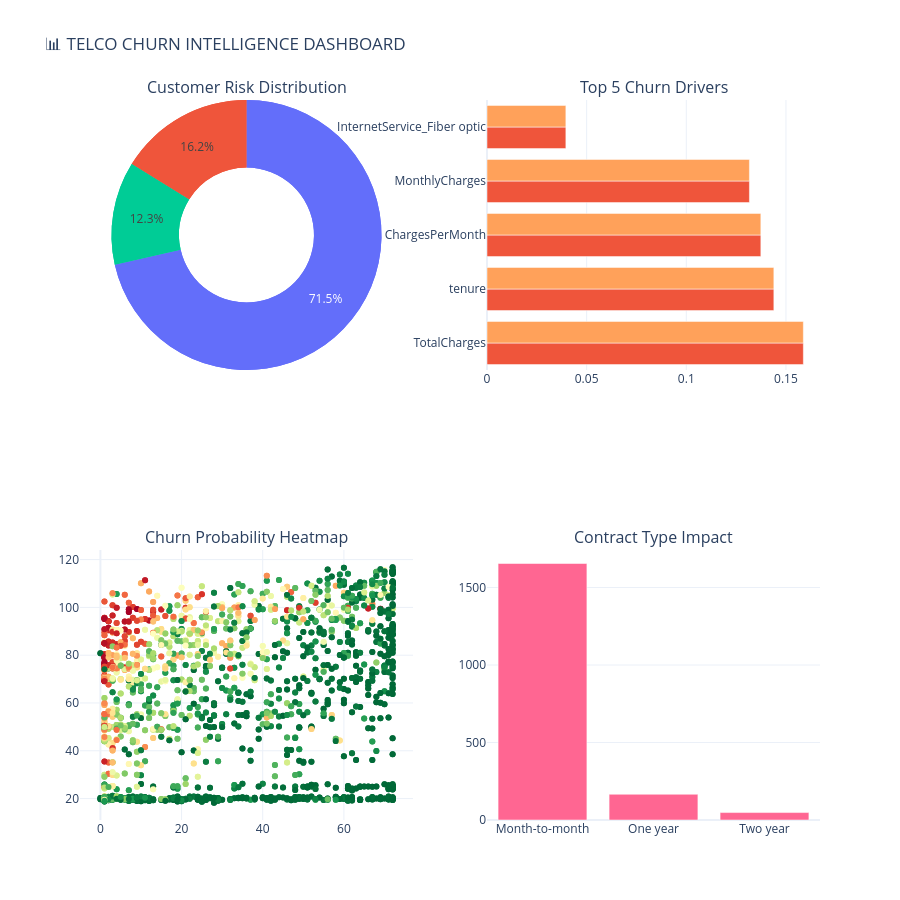

This figure's notebook cell:
### Code cell
fig.update_layout(
    height=900, 
    title_text="📊 TELCO CHURN INTELLIGENCE DASHBOARD",
    showlegend=False,
    template="plotly_white"
)

fig.show()

### Figure 1 — Plotly figure (JSON) as saved in the notebook; plotly's stock layout.template omitted (floating-point values rounded to 4 significant figures; data arrays with more than 128 entries replaced by an {"elided": "..."} marker saying what was removed)
{"data": [{"domain": {"x": [0, 0.45], "y": [0.625, 1]}, "hole": 0.5, "labels": ["🟢 Low Risk", "🟡 Medium Risk", "🔴 High Risk"], "type": "pie", "values": [1007, 228, 174]}, {"orientation": "h", "type": "bar", "x": [0.1587, 0.1439, 0.1374, 0.1317, 0.03957], "xaxis": "x", "y": ["TotalCharges", "tenure", "ChargesPerMonth", "MonthlyCharges", "InternetService_Fiber optic"], "yaxis": "y"}, {"marker": {"color": {"elided": "1409 float values"}, "colorscale": [[0, "rgb(0,104,55)"], [0.1, "rgb(26,152,80)"], [0.2, "rgb(102,189,99)"], [0.3, "rgb(166,217,106)"], [0.4, "rgb(217,239,139)"], [0.5, "rgb(255,255,191)"], [0.6, "rgb(254,224,139)"], [0.7, "rgb(253,174,97)"], [0.8, "rgb(244,109,67)"], [0.9, "rgb(215,48,39)"], [1, "rgb(165,0,38)"]]}, "mode": "markers", "type": "scatter", "x": {"elided": "1409 int values"}, "xaxis": "x2", "y": {"elided": "1409 float values"}, "yaxis": "y2"}, {"domain": {"x": [0, 0.45], "y": [0.625, 1]}, "hole": 0.5, "labels": ["🟢 Low Risk", "🟡 Medium Risk", "🔴 High Risk"], "type": "pie", "values": [1007, 228, 174]}, {"orientation": "h", "type": "bar", "x": [0.1587, 0.1439, 0.1374, 0.1317, 0.03957], "xaxis": "x", "y": ["TotalCharges", "tenure", "ChargesPerMonth", "MonthlyCharges", "InternetService_Fiber optic"], "yaxis": "y"}, {"marker": {"color": {"elided": "1409 float values"}, "colorscale": [[0, "rgb(0,104,55)"], [0.1, "rgb(26,152,80)"], [0.2, "rgb(102,189,99)"], [0.3, "rgb(166,217,106)"], [0.4, "rgb(217,239,139)"], [0.5, "rgb(255,255,191)"], [0.6, "rgb(254,224,139)"], [0.7, "rgb(253,174,97)"], [0.8, "rgb(244,109,67)"], [0.9, "rgb(215,48,39)"], [1, "rgb(165,0,38)"]]}, "mode": "markers", "type": "scatter", "x": {"elided": "1409 int values"}, "xaxis": "x2", "y": {"elided": "1409 float values"}, "yaxis": "y2"}, {"name": "Churned", "type": "bar", "x": ["Month-to-month", "One year", "Two year"], "xaxis": "x3", "y": [1655, 166, 48], "yaxis": "y3"}], "layout": {"annotations": [{"font": {"size": 16}, "showarrow": false, "text": "Customer Risk Distribution", "x": 0.225, "xanchor": "center", "xref": "paper", "y": 1, "yanchor": "bottom", "yref": "paper"}, {"font": {"size": 16}, "showarrow": false, "text": "Top 5 Churn Drivers", "x": 0.775, "xanchor": "center", "xref": "paper", "y": 1, "yanchor": "bottom", "yref": "paper"}, {"font": {"size": 16}, "showarrow": false, "text": "Churn Probability Heatmap", "x": 0.225, "xanchor": "center", "xref": "paper", "y": 0.375, "yanchor": "bottom", "yref": "paper"}, {"font": {"size": 16}, "showarrow": false, "text": "Contract Type Impact", "x": 0.775, "xanchor": "center", "xref": "paper", "y": 0.375, "yanchor": "bottom", "yref": "paper"}], "height": 900, "showlegend": false, "title": {"text": "📊 TELCO CHURN INTELLIGENCE DASHBOARD"}, "xaxis": {"anchor": "y", "domain": [0.55, 1]}, "xaxis2": {"anchor": "y2", "domain": [0, 0.45]}, "xaxis3": {"anchor": "y3", "domain": [0.55, 1]}, "yaxis": {"anchor": "x", "domain": [0.625, 1]}, "yaxis2": {"anchor": "x2", "domain": [0, 0.375]}, "yaxis3": {"anchor": "x3", "domain": [0, 0.375]}}}
